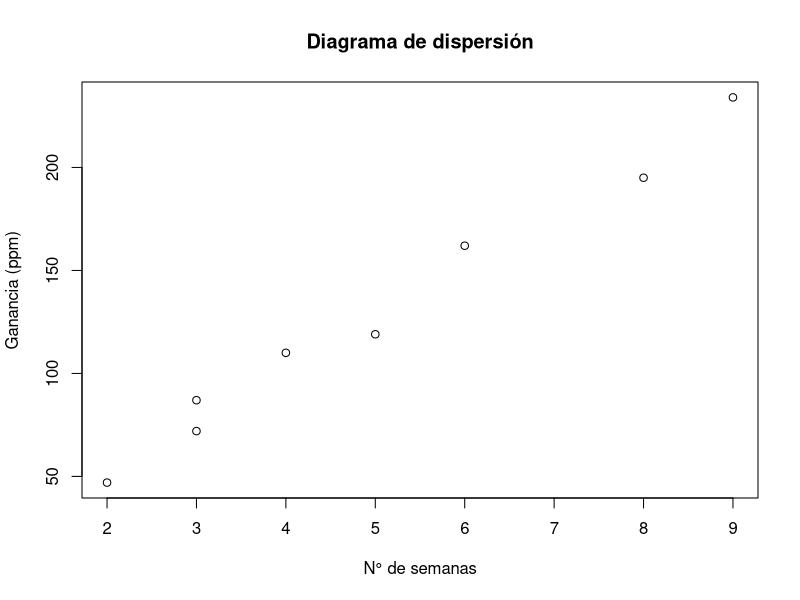
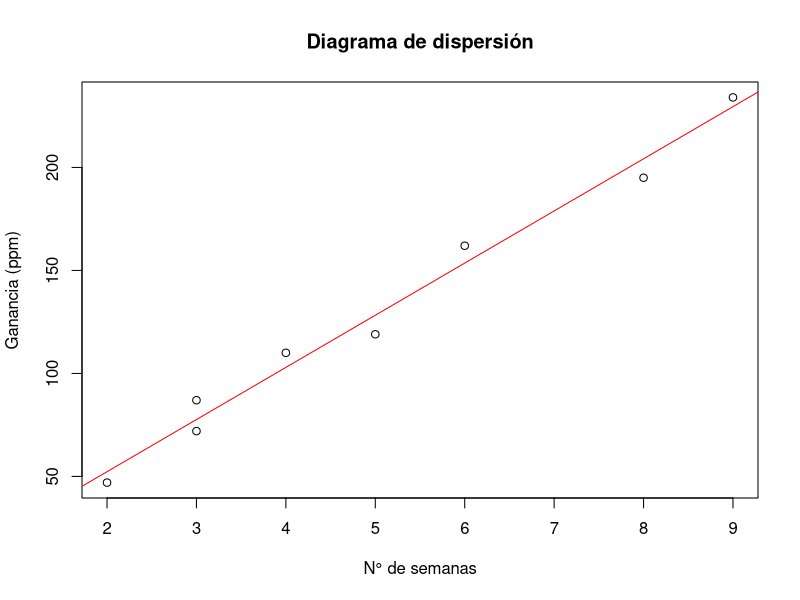

These figures' R source, in order:
# Ejercicio 1: Regresion Lineal Simple
# Ingreso de datos
# X: Numero de semanas 
# Y: Ganancia e velocidad (ppm)
x <- c(3, 5, 2, 8, 6, 9, 3, 4)
y <- c(87, 119, 47, 195, 162, 234, 72, 110)

# a) Diagrama de dispersion
plot(x, y, xlab = "N° de semanas", ylab = "Ganancia (ppm)", main = "Diagrama de dispersión")

# b) Recta de regresion
modelo <- lm(y ~ x)
summary(modelo)

# Correlacion
tabla <- data.frame(x, y)
cor(tabla)

# Grafica de linea de ajuste
plot(x, y, xlab = "N° de semanas", ylab = "Ganancia (ppm)", main = "Diagrama de dispersión")
abline(modelo, col = "red")

# c) Estimación: x = 7
predict(modelo, data.frame(x = 7))


